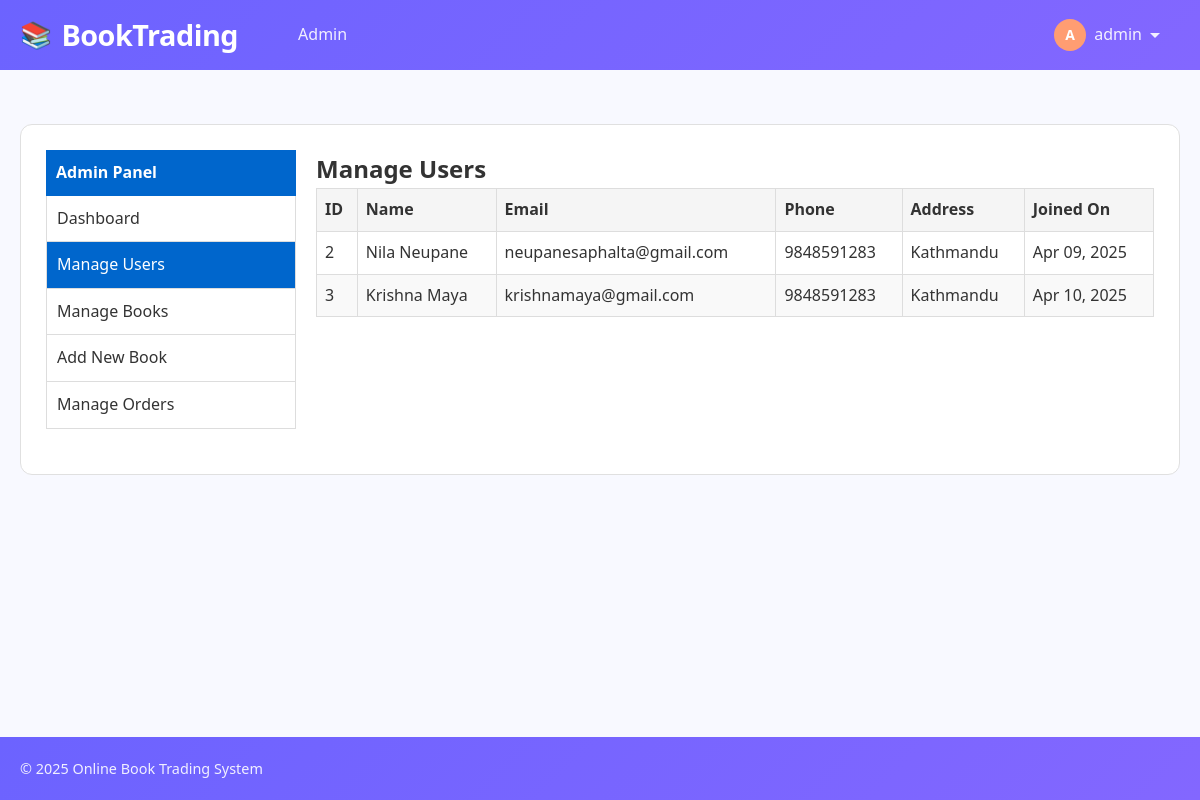
Before: /admin/users.php (signed in) with the older database file.
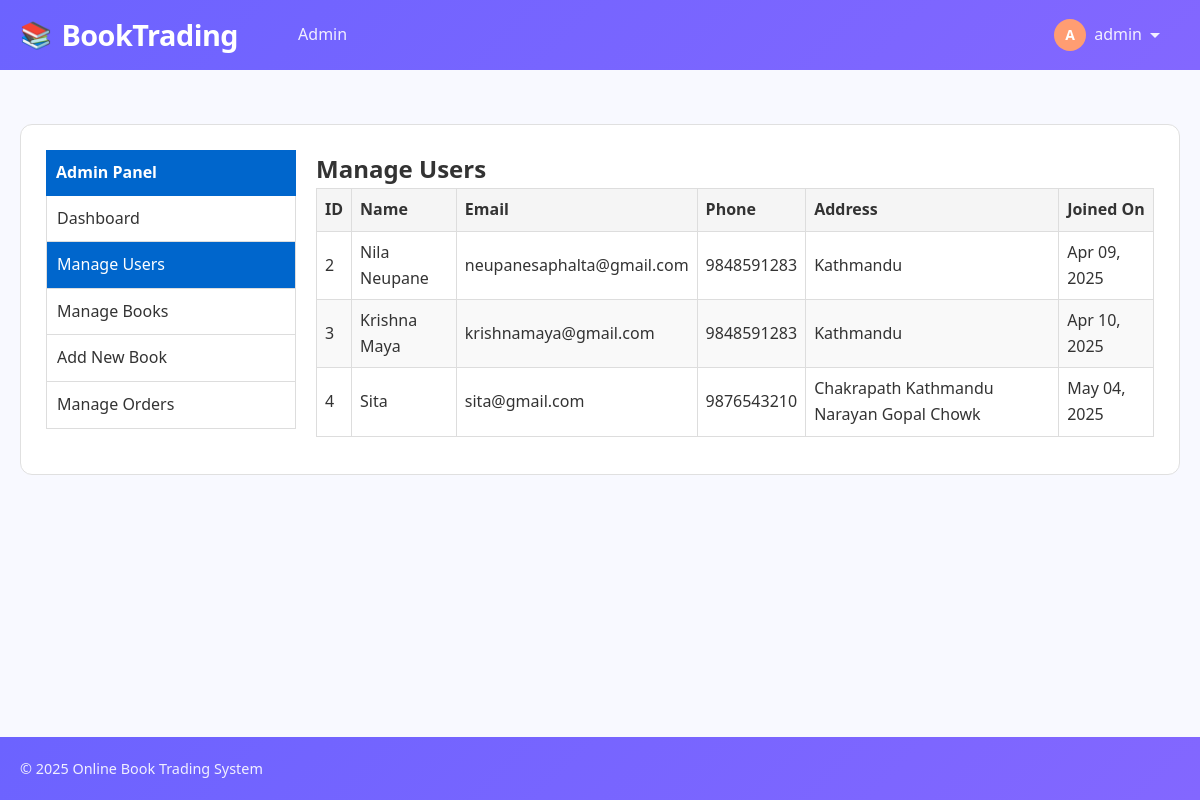
After: the same page with the newer database file.
### tables this page shows
CREATE TABLE `users` (
  `id` int(11) NOT NULL,
  `name` varchar(255) NOT NULL,
  `email` varchar(255) NOT NULL,
  `phone` varchar(20) NOT NULL,
  `password` varchar(255) NOT NULL,
  `address` text DEFAULT NULL,
  `is_admin` tinyint(1) DEFAULT 0,
  `created_at` timestamp NOT NULL DEFAULT current_timestamp()
);

### includes/functions.php (called while the page is built, shortened)
<?php
function getAllUsers() {
    global $conn;
    $query = "SELECT * FROM users WHERE is_admin = 0";
    $result = mysqli_query($conn, $query);
    $users = [];
    while ($row = mysqli_fetch_assoc($result)) {
        $users[] = $row;
    }
    return $users;
}
?>

### admin/users.php (the view, shortened to what this page needs)
<?php
$relativePath = '../';
require_once $relativePath . 'includes/header.php';
$users = getAllUsers();
?>
<div class="admin-container">
    <div class="sidebar">
        <div class="sidebar-header">
            Admin Panel
        </div>
        <div class="sidebar-menu">
            <a href="dashboard.php">Dashboard</a>
            <a href="users.php" class="active">Manage Users</a>
            <a href="books.php">Manage Books</a>
            <a href="add_book.php">Add New Book</a>
            <a href="orders.php">Manage Orders</a>
        </div>
    </div>
    <div class="main-content">
        <h2>Manage Users</h2>
        <?php if (empty($users)): ?>
            <div class="alert">No users found.</div>
        <?php else: ?>
            <div class="table-container">
                <table class="users-table">
                    <thead>
                        <tr>
                            <th>ID</th>
                            <th>Name</th>
                            <th>Email</th>
                            <th>Phone</th>
                            <th>Address</th>
                            <th>Joined On</th>
                        </tr>
                    </thead>
                    <tbody>
                        <?php foreach ($users as $user): ?>
                            <tr>
                                <td><?php echo $user['id']; ?></td>
                                <td><?php echo $user['name']; ?></td>
                                <td><?php echo $user['email']; ?></td>
                                <td><?php echo $user['phone']; ?></td>
                                <td><?php echo $user['address'] ? $user['address'] : '-'; ?></td>
                                <td><?php echo date('M d, Y', strtotime($user['created_at'])); ?></td>
                            </tr>
                        <?php endforeach; ?>
                    </tbody>
                </table>
            </div>
        <?php endif; ?>
    </div>
</div>
<?php require_once $relativePath . 'includes/footer.php'; ?>

Changed rows visible on the page:
added users: id "4", name "Sita", email "sita@gmail.com", phone "9876543210", address "Chakrapath Kathmandu Narayan Gopal Chowk", created_at "May 04, 2025"
